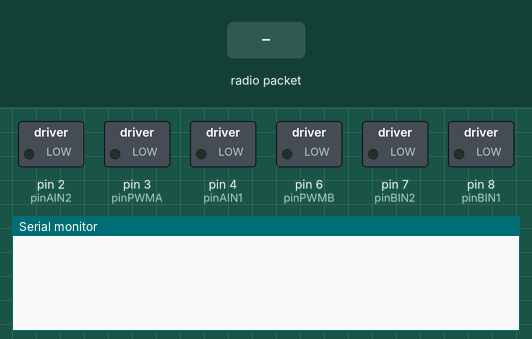
Recording of a sketch running on a simulated Arduino Uno, built with avr-gcc and run on an emulated ATmega328P. Shown: switched loads named in the sketch (green lamp = pin HIGH), the last lines printed to the serial monitor. The test bench sets the inputs (shaded band). No radio packets arrive unless stated.

Above: at 1.2 s.
1.3 s: radio packet "1" arrives
At 1.32 s:
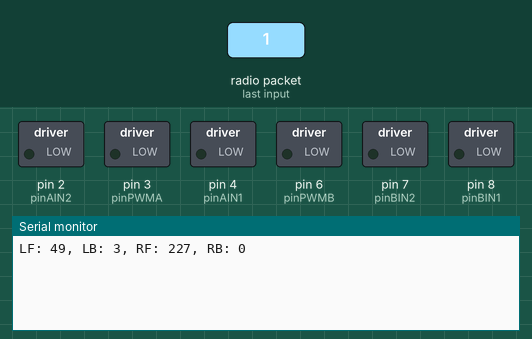
At 2.5 s:
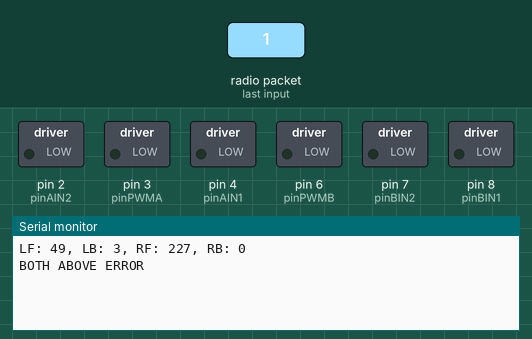

The sketch:

RollPusher.ino
```cpp
#include <VirtualWire.h>

const int dataPin = 9;
const int ledPin = 13;


uint8_t msg[4];


const int pinPWMA = 3;
const int pinAIN2 = 2;
const int pinAIN1 = 4;
const int pinBIN1 = 8;
const int pinBIN2 = 7;
const int pinPWMB = 6;
const int pinSTBY = 5;

const int waitTime = 2000;   //espera entre fases
const int speed = 200;      //velocidad de giro

const int pinMotorA[3] = { pinPWMA, pinAIN2, pinAIN1 };
const int pinMotorB[3] = { pinPWMB, pinBIN1, pinBIN2 };

int dataALF;
int dataALB;
int dataBRF;
int dataBRB;

enum moveDirection {
   forward,
   backward
};

enum turnDirection {
   clockwise,
   counterClockwise
};

void setup() {
  Serial.begin(9600);
  vw_setup(2000);
  vw_set_rx_pin(dataPin);
  vw_rx_start();
  pinMode(pinAIN2, OUTPUT);
  pinMode(pinAIN1, OUTPUT);
  pinMode(pinPWMA, OUTPUT);
  pinMode(pinBIN1, OUTPUT);
  pinMode(pinBIN2, OUTPUT);
  pinMode(pinPWMB, OUTPUT);
}

void loop() {

  //SOlo movemos el robot cuando llega señal, sino esta parado
    uint8_t buf[VW_MAX_MESSAGE_LEN];
    uint8_t buflen = VW_MAX_MESSAGE_LEN;

    if (vw_get_message(buf, &buflen)){
    dataALF=buf[0];
    dataALB=buf[1];
    dataBRF=buf[2];
    dataBRB=buf[3];
    Serial.print("LF: ");
    Serial.print(dataALF);
    Serial.print(", ");
    Serial.print("LB: ");
    Serial.print(dataALB);
    Serial.print(", ");
    Serial.print("RF: ");
    Serial.print(dataBRF);
    Serial.print(", ");
    Serial.print("RB: ");
    Serial.print(dataBRB);
    Serial.print("\n");
    moveMotorForward(pinMotorA, dataALF);
    moveMotorForward(pinMotorB, dataBRF);

    if((dataALF>0&&dataALB>0)||(dataBRF>0&&dataBRB>0)){
      //evitamos que llegue una señal contradictoria (alante atras a la vez)
      Serial.println("BOTH ABOVE ERROR");
      fullStop();

    }else{
      enableMotors();
      if((dataALF>0&&dataALB==0)&&(dataBRF>0&&dataBRB==0)){
        //vamos adelante
        moveMotorForward(pinMotorA, dataALF);
        moveMotorForward(pinMotorB, dataBRF);

      }else if((dataALF==0&&dataALB>0)&&(dataBRF==0&&dataBRB>0)){
        //vamos atras
        moveMotorBackward(pinMotorA, dataALB);
        moveMotorBackward(pinMotorB, dataBRB);

      }else if((dataALF>0&&dataALB==0)&&(dataBRF==0&&dataBRB>0)){
        //vamos derecha
        moveMotorForward(pinMotorA, dataALF);
        moveMotorBackward(pinMotorB, dataBRB);

      }else if((dataALF==0&&dataALB>0)&&(dataBRF>0&&dataBRB==0)){
        //vamos izquierda
        moveMotorBackward(pinMotorA, dataALB);
        moveMotorForward(pinMotorB, dataBRF);

      }
    }

  }else{
    //Si no hay señal se para
    //Podria ser tambien por poca vlocidad de transmision
    fullStop();
  }

  //pausa para sincronizar con el mando, ajustar
  delay(20);

}

void moveMotorForward(const int pinMotor[3], int speed)
{
   digitalWrite(pinMotor[1], HIGH);
   digitalWrite(pinMotor[2], LOW);

   analogWrite(pinMotor[0], speed);
}

void moveMotorBackward(const int pinMotor[3], int speed)
{
   digitalWrite(pinMotor[1], LOW);
   digitalWrite(pinMotor[2], HIGH);

   analogWrite(pinMotor[0], speed);
}

void fullStop()
{
   disableMotors();
   stopMotor(pinMotorA);
   stopMotor(pinMotorB);
}

void stopMotor(const int pinMotor[3])
{
   digitalWrite(pinMotor[1], LOW);
   digitalWrite(pinMotor[2], LOW);

   analogWrite(pinMotor[0], 0);
}


void enableMotors()
{
   digitalWrite(pinSTBY, HIGH);
}

void disableMotors()
{
   digitalWrite(pinSTBY, LOW);
}
```

Measured:
- after the input at 1.3 s, the serial monitor: prints a new line at once (image 1)
